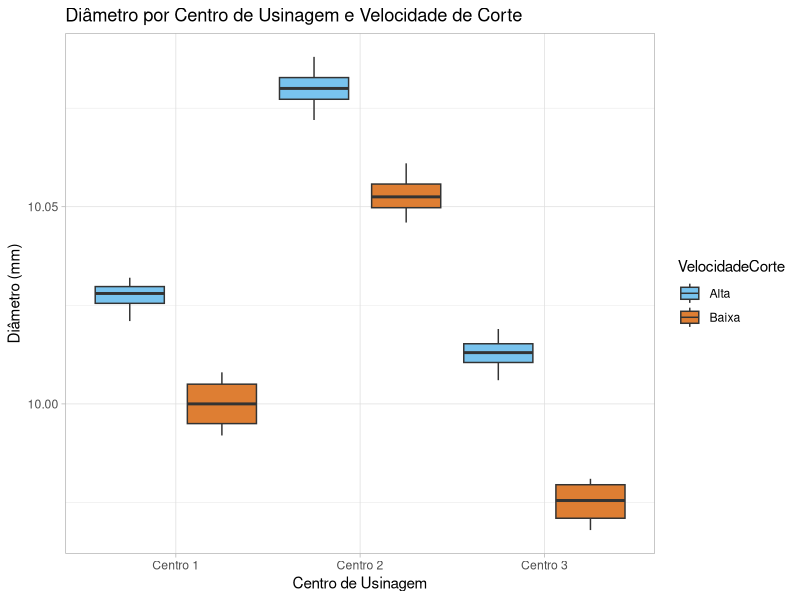
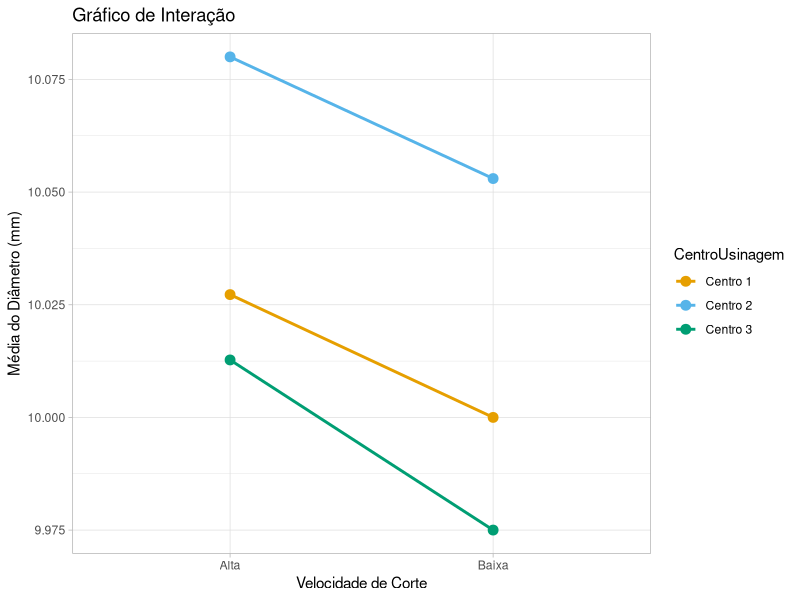
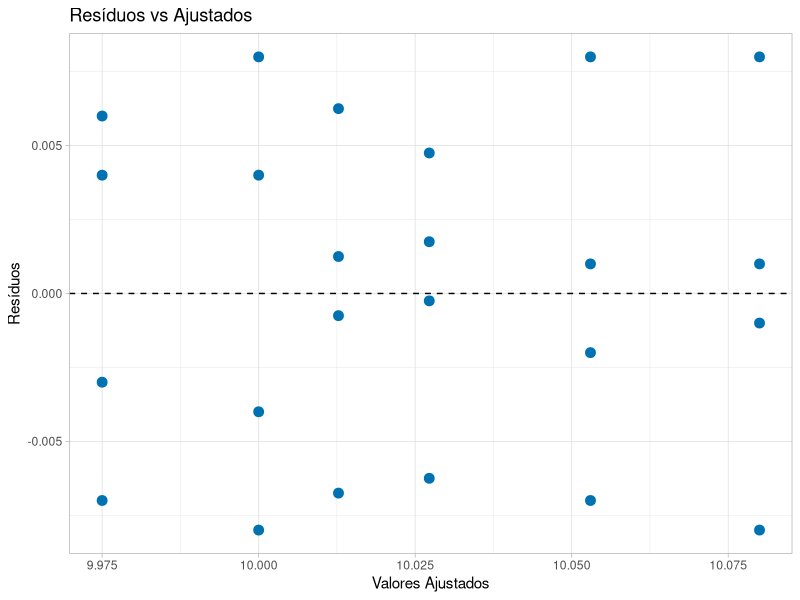
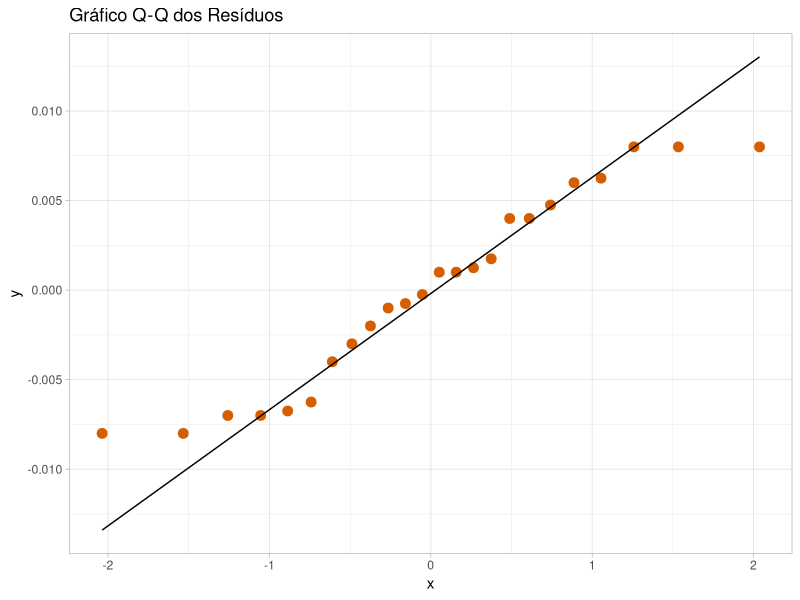

Source code (R) for these figures, in order:
#################################
# TWO-WAY ANOVA                 #
# Anova de 2 vias - ANOVA2.xlsx #
#################################

# Evita notação científica
options(scipen = 999, digits = 6)

# Pacotes
library(ggplot2)
library(car)
library(readxl)

# Importa os dados
ANOVA2 <- read_excel("Dados/ANOVA2.xlsx")

# Preparação dos dados
ANOVA2$CentroUsinagem <- as.factor(ANOVA2$CentroUsinagem)
ANOVA2$VelocidadeCorte <- as.factor(ANOVA2$VelocidadeCorte)

# Paleta de cores
okabe_ito <- c(
  "#E69F00",
  "#56B4E9",
  "#009E73",
  "#F0E442",
  "#0072B2",
  "#D55E00",
  "#CC79A7",
  "#000000")

# Boxplots
ggplot(
  ANOVA2,
  aes(x = CentroUsinagem, y = Diametro_mm, fill = VelocidadeCorte)) +
  geom_boxplot(alpha = 0.8, position = position_dodge(width = 1)) +
  scale_fill_manual(values = c(okabe_ito[2], okabe_ito[6])) +
  labs(
    title = "Diâmetro por Centro de Usinagem e Velocidade de Corte",
    x = "Centro de Usinagem", y = "Diâmetro (mm)") +
  theme_light()

# Gráfico de Interações
ggplot(
  ANOVA2,
  aes(x = VelocidadeCorte, y = Diametro_mm,
    color = CentroUsinagem, group = CentroUsinagem)) +
  stat_summary(fun = mean, geom = "point", size = 3) +
  stat_summary(fun = mean, geom = "line", linewidth = 1) +
  scale_color_manual(values = okabe_ito[1:3]) +
  
  labs(
    title = "Gráfico de Interação",
    x = "Velocidade de Corte",
    y = "Média do Diâmetro (mm)") +
  theme_light()

# Modelo Two-Way Anova
modelo_two_way <- aov(Diametro_mm ~ CentroUsinagem * VelocidadeCorte,
  data = ANOVA2)

summary(modelo_two_way)

# Resíduos
residuos <- residuals(modelo_two_way)
ajustados <- fitted(modelo_two_way)

dados_residuos <- data.frame(
  Ajustados = ajustados,
  Residuos = residuos
)

# Resíduos vs. Valores Ajustados
ggplot(
  dados_residuos,
  aes(x = Ajustados, y = Residuos)) +
  geom_point(size = 3, color = okabe_ito[5]) +
  geom_hline(yintercept = 0, linetype = "dashed") +
  labs(
    title = "Resíduos vs Ajustados",
    x = "Valores Ajustados",
    y = "Resíduos"
  ) +
  theme_light()

# Gráfico de Normalidade de Resíduos (Q-Q)
ggplot(
  data.frame(residuos),
  aes(sample = residuos)) +
  stat_qq(color = okabe_ito[6], size = 3) +
  stat_qq_line(color = "black") +
  labs(title = "Gráfico Q-Q dos Resíduos") +
  theme_light()

# Teste de Normalidade dos Resíduos
shapiro.test(residuos)

# Homoscedasticidade (Igualdade de Variâncias)
leveneTest(
  Diametro_mm ~ interaction(CentroUsinagem, VelocidadeCorte),
  data = ANOVA2
)

bartlett.test(
  Diametro_mm ~ interaction(CentroUsinagem, VelocidadeCorte),
  data = ANOVA2
)

# Pós-Teste: Tukey HSD
TukeyHSD(modelo_two_way)
